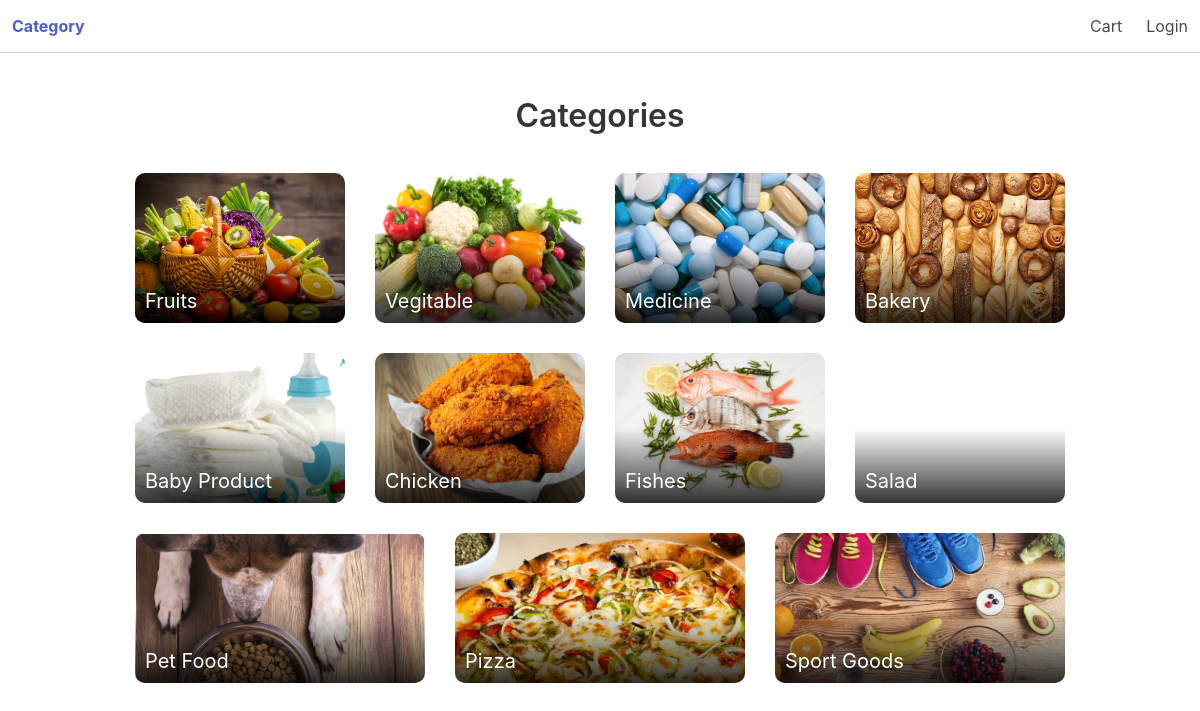
The page /category/ on the database its author committed.
### app/models.py (models this page shows, shortened)
class Category(models.Model):
    name = models.CharField(max_length=40)
    image = models.ImageField(upload_to="category/",blank=True)

### app/views.py (the view)
# urls.py: path('category/',category_page,name='category_page'),
def category_page(request):
    c = Category.objects.all()
    return render (request,'category.html',{'category':c})

### template/category.html (shortened to what this page needs)
{% extends 'layout/primaryLayout.html' %}
{% block main %}
<div class="container" style="margin-top: 50px;padding-top: 3rem;">
    <h1 class="title" style="text-align: center;">Categories</h1>
    <div style="display: flex;flex-flow: wrap;">
        {% for i in category %}
            <div style="flex: 1 25%;">
                <div class="card_">
                        <div class="_bg" style="background: url(/media/{{i.image}});background-size: cover;">
                            <a href="/listpage/{{i.id}}/">
                                <div class="in">
                                    <h2>{{i.name}}</h2>
                                </div>
                            </a>
                        </div>
                </div>
            </div>
        {% endfor %}
    </div>
</div>
{% endblock %}

### template/category.html (style rules this page uses)
.in { position: absolute; background: linear-gradient(0deg, rgba(0,0,0,0.8), transparent,transparent); width: 100%; height: 100%; padding: 0 10px; border-radius: 10px; }
.in h2 { font-size: 20px; color: white; position: absolute; top: 75%; }
.card_ { margin-bottom: 1px; }
._bg { height: 150px; position: relative; margin: 15px; border-radius: 10px; }

### rows shown on the page
Category: image (picture), name "Fruits"
Category: image (picture), name "Vegitable"
Category: image (picture), name "Medicine"
Category: image (picture), name "Bakery"
Category: image (picture), name "Baby Product"
Category: image (picture), name "Chicken"
Category: image (picture), name "Fishes"
Category: name "Salad"
Category: image (picture), name "Pet Food"
Category: image (picture), name "Pizza"
Category: image (picture), name "Sport Goods"
